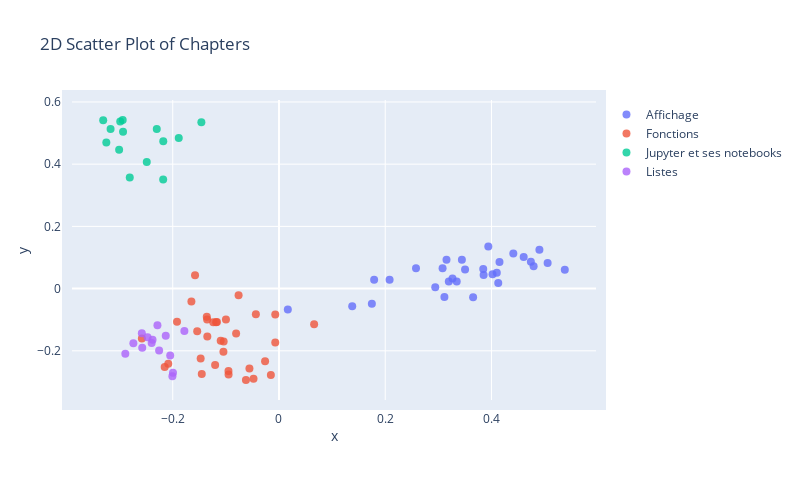

This figure's notebook cell:
### Code cell
# Display the 2D scatter plot of Categories using Plotly
fig = go.Figure()

for i, chapter in enumerate(chapters_list):
    sub_matrix = np.array(df_chapter[df_chapter["chapter"] == chapter]["chunk_embedding_pca"].to_list())
    x = sub_matrix[:, 0] # first dimension of the embeddings
    y = sub_matrix[:, 1] # second dimension of the embeddings

    # get the question text for hover
    hover_text = df_chapter[df_chapter["chapter"] == chapter]["chunk_content"]

    fig.add_trace(
        go.Scatter(
            x=x,
            y=y,
            mode="markers",
            marker=dict(size=8, color=i, colorscale="Viridis", opacity=0.8),
            name=chapter,
            hovertext=hover_text,
            hoverinfo="text",
        )
    )

fig.update_layout(
    autosize=False,
    title="2D Scatter Plot of Chapters",
    width=800,
    height=500,
    margin=dict(l=50, r=50, b=100, t=100, pad=10),
    xaxis=dict(title="x"),
    yaxis=dict(title="y"),
)

fig.show()
